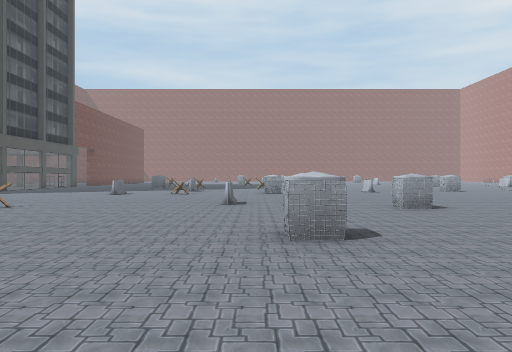
view 1 (above)

24 first-person views from a walk through a scene from a Unity 3-D project. The camera is 1.2 m above the floor, looks level and sees 70° across. The floor is counted in squares, 2 m on a side. Each view is taken from the middle of a square. On the plan, view 1 faces up. The plan holds only what a view shows up to about 10 squares ahead; the rest is blank. The place goes on beyond the plan. The player character is not drawn. Some surface patterns are stand-ins.

view 2
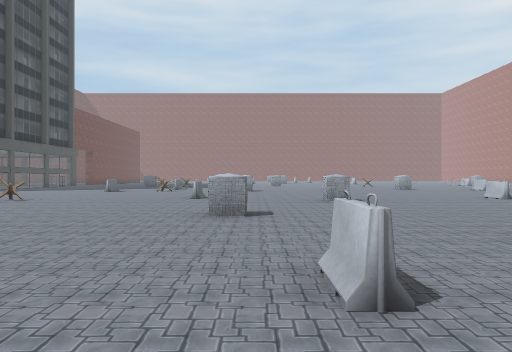

view 3
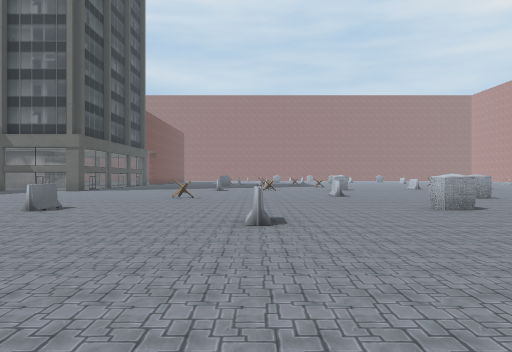

view 4
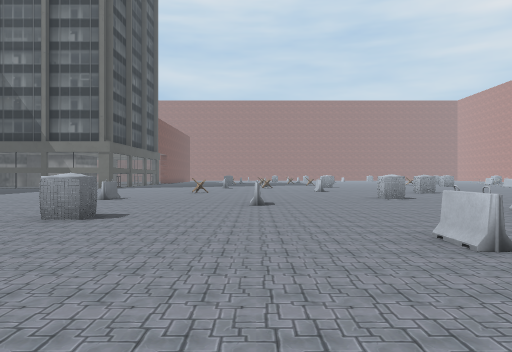

view 5
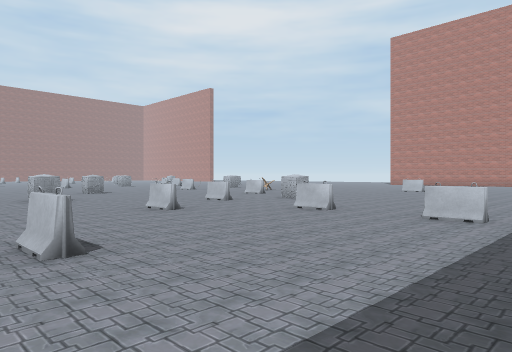

view 6
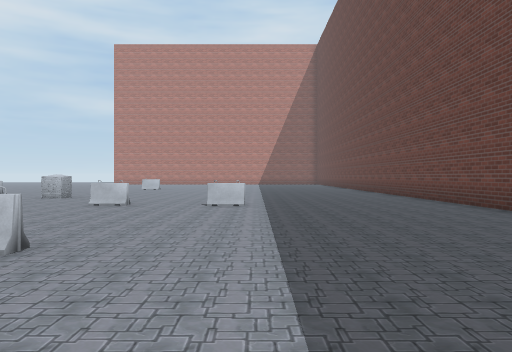

view 7
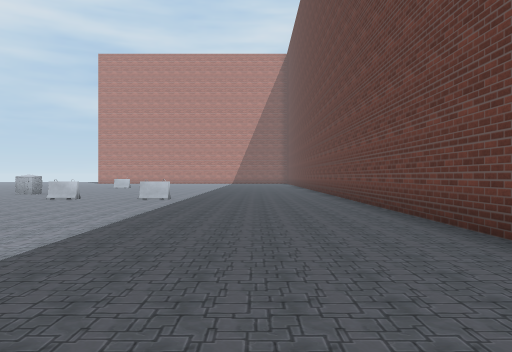

view 8
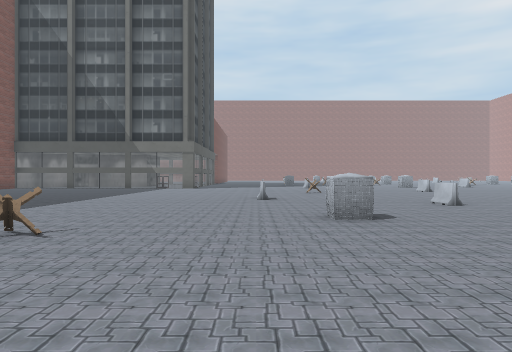

view 9
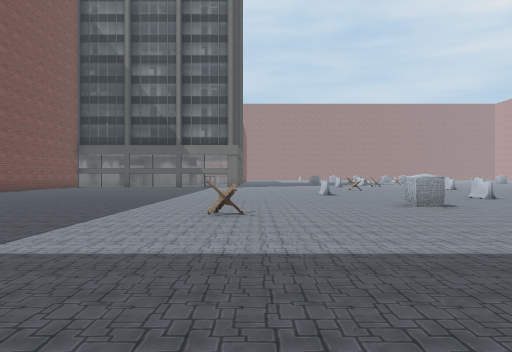

view 10
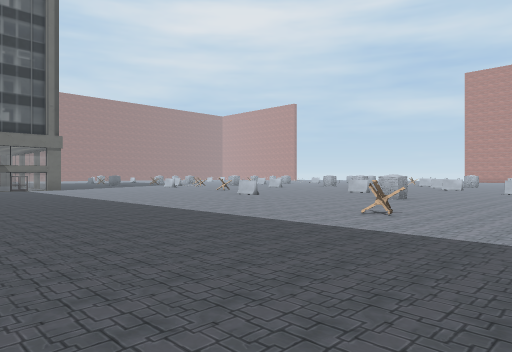

view 11
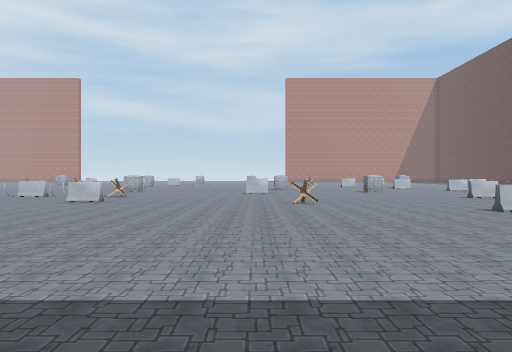

view 12
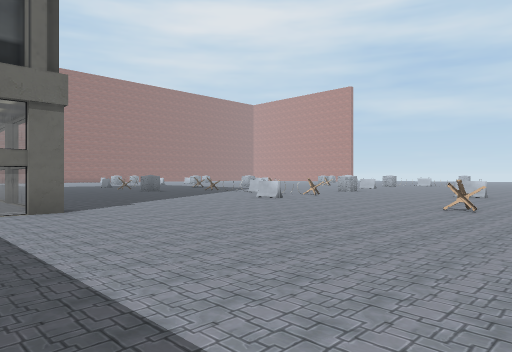

view 13
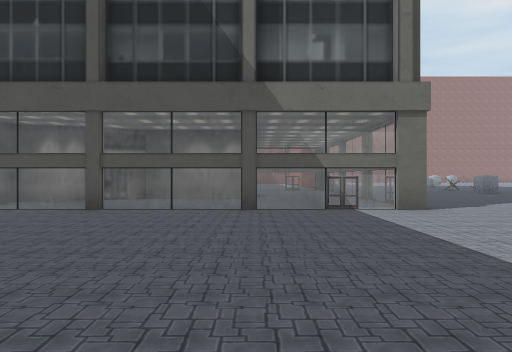

view 14
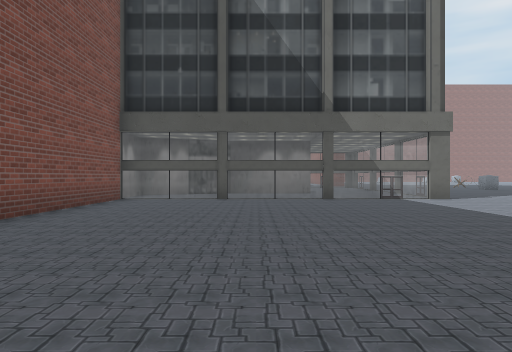

view 15
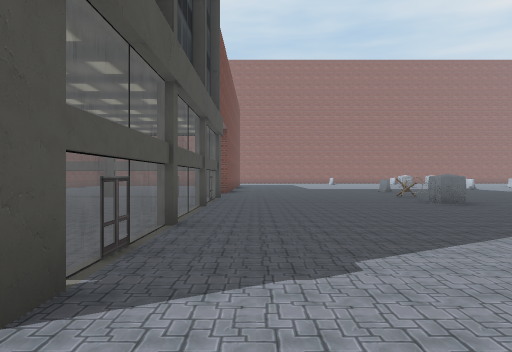

view 16
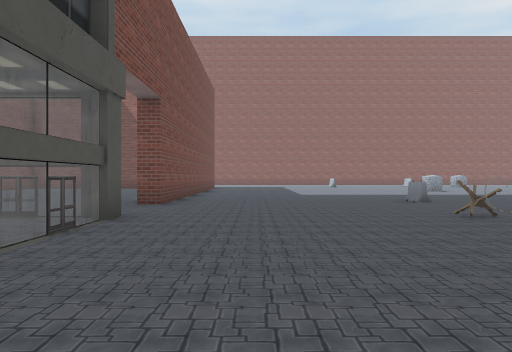

view 17
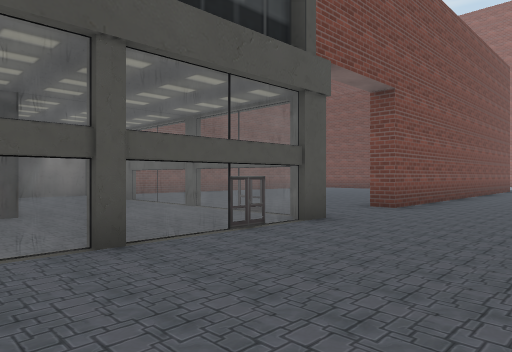

view 18
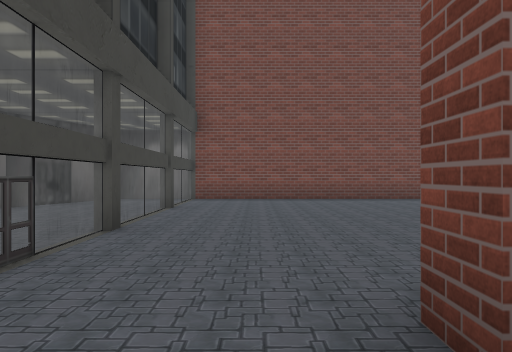

view 19
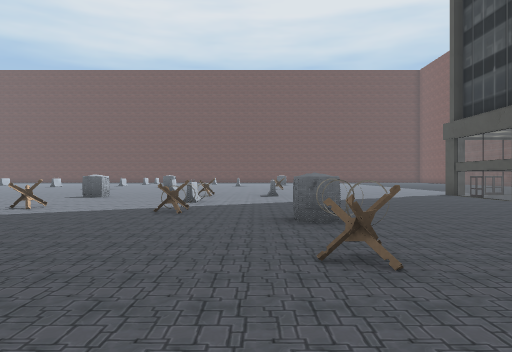

view 20
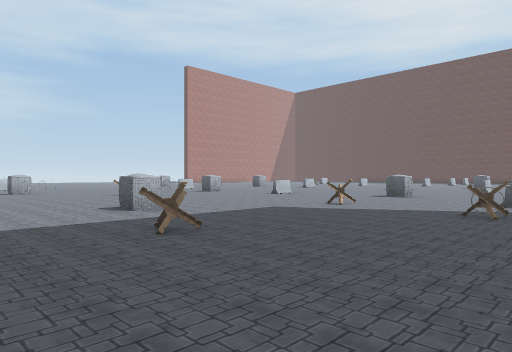

view 21
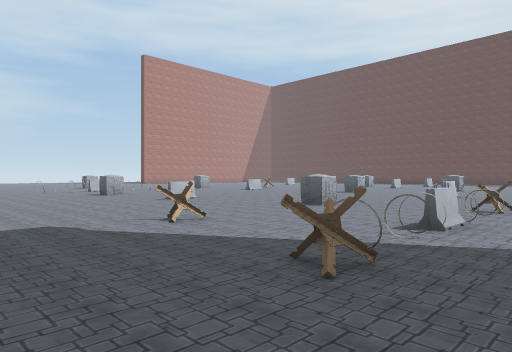

view 22
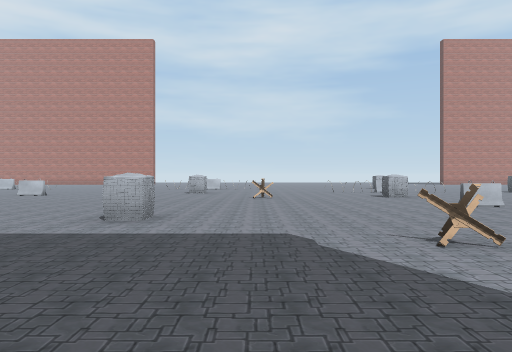

view 23
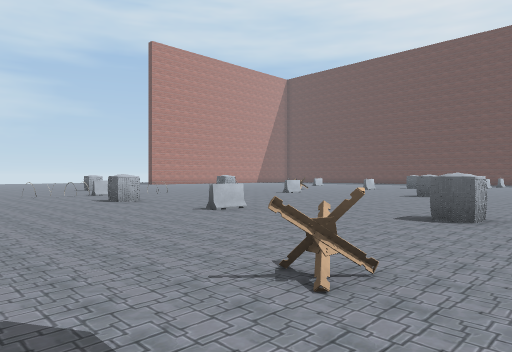

view 24
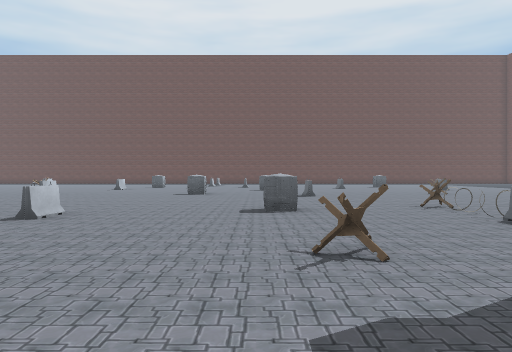

### Floor plan
Key: @ floor where view 1 was taken; # wall or solid block; . floor; = window, fence, low wall or low ledge; ^ raised ledge; B block; U building.
Columns run from 19 left of view 1 to 7 right of it. Each row starts with its distance up from view 1.
 25 #....... #........
 24 #........#.....B..      ...
 23 #........#.........    ....
 22 #..........................
 21 #..................=.......
 20 #UUUUUUUUU....#......^.....
 19 #........U....#............
 18 #UU......U....^...........=
 17    UUUU..U......#..........
 16       U..U......#..=.......
 15     UUU..U.......#.........
 14 #UUU.....U.......B.....B..=
 13 #........U......=..=.......
 12 #UUUUUUUUU.....B#..........
 11 #..........................
 10 #..........................
  9 #.........................
  8 #.................B.......B
  7 #.............=.......^....
  6  ..........................
  5   ........................
  4   ..........B.......=....
  3    ......................
  2    .............B.......
  1     ...................B..
  0     ...............@.B...^
 -1      ........^.............
 -2     ......=............B...
 -3     ..............B........
 -4     ..................B....
 -5     ......................
 -6         ..... ............
 -7          ... .............
 -8           .   ............
 -9                ...........
-10                  #########

Where each view was taken, in squares from view 1:
view 1: 0 up, 0 right, facing up
view 2: 2 down, 1 right, facing up
view 3: 3 down, 3 left, facing up
view 4: 6 down, 3 left, facing up
view 5: 6 down, 2 left, facing up-right
view 6: 5 down, 4 left, facing right
view 7: 7 down, 6 left, facing right
view 8: 6 down, 7 left, facing up
view 9: 8 down, 9 left, facing up
view 10: 5 down, 15 left, facing up-right
view 11: 8 up, 13 left, facing right
view 12: 5 up, 12 left, facing up-right
view 13: 5 up, 13 left, facing up
view 14: 2 up, 15 left, facing up
view 15: 10 up, 9 left, facing up
view 16: 15 up, 8 left, facing up
view 17: 16 up, 7 left, facing up-left
view 18: 22 up, 9 left, facing left
view 19: 23 up, 4 left, facing down
view 20: 23 up, 4 left, facing down-right
view 21: 19 up, 4 left, facing down-right
view 22: 18 up, 3 left, facing right
view 23: 18 up, 1 left, facing down-right
view 24: 19 up, 1 right, facing down
